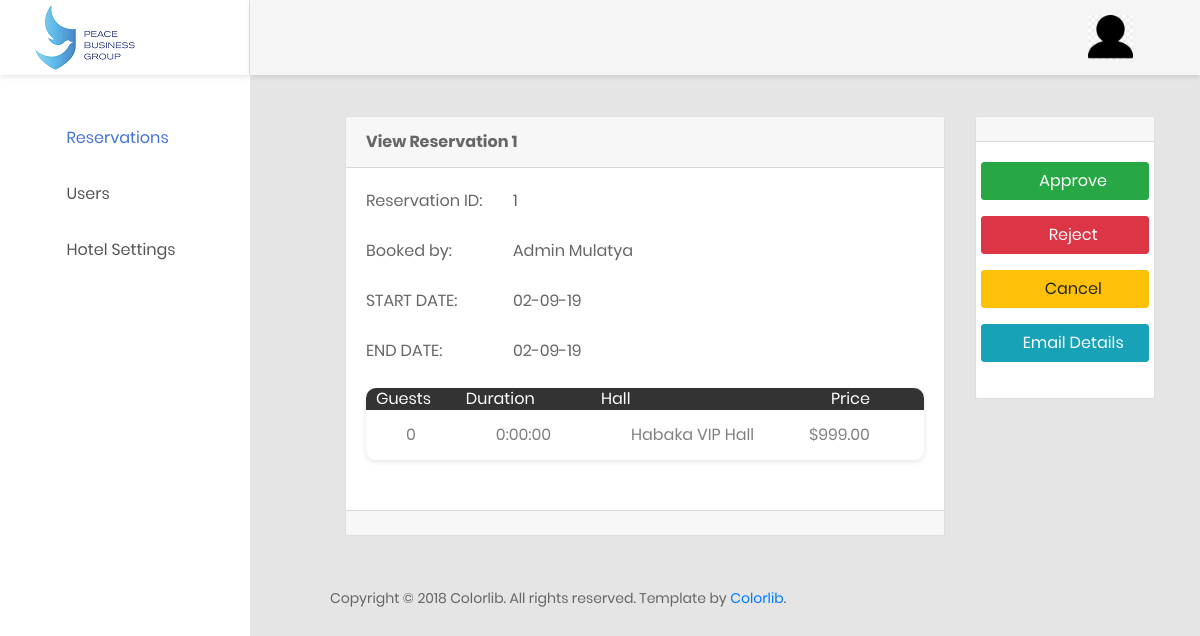
Before: /reservations/admin/edit/conference/1/ with the older database file.
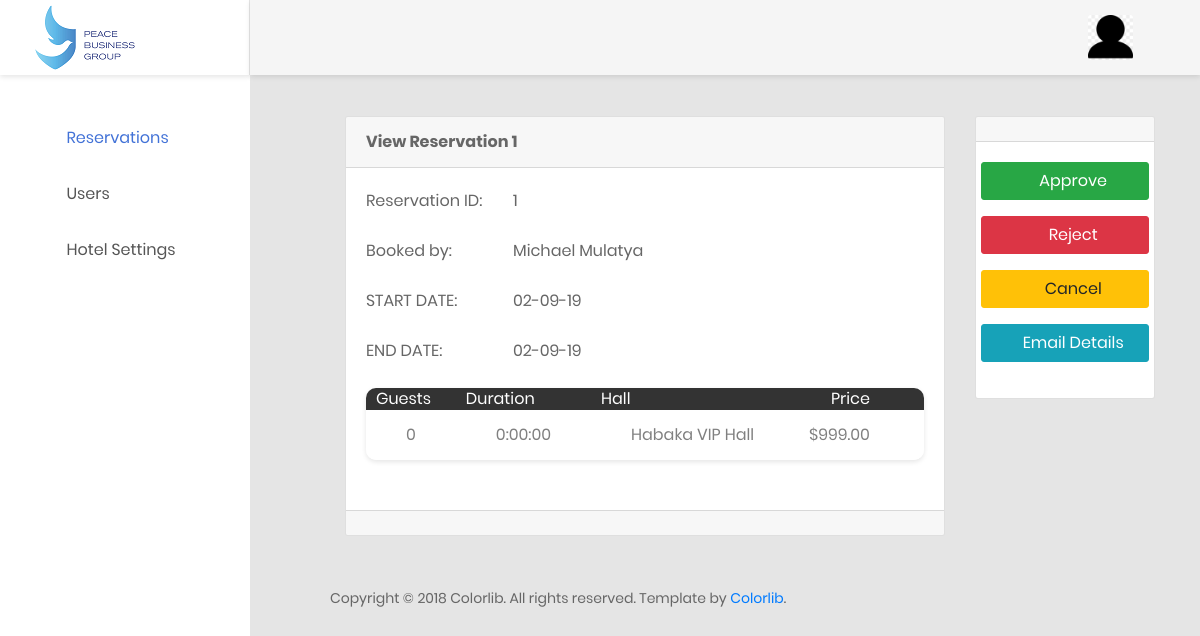
After: the same page with the newer database file.
### reservations/models.py (models this page shows, shortened)
class Reservation(models.Model):
	status_options=[('R','Requested'),('A','Accepted'),('D','Denied')]
	status = models.CharField(choices=status_options,max_length=1)
	start_date = models.DateField()
	end_date = models.DateField()
	number_of_guests = models.SmallIntegerField()
	comments = models.TextField()
	created_at = models.DateTimeField(auto_now_add=True)
	class Meta:
		abstract = True

class ConferenceReservation(Reservation):
	made_by = models.ForeignKey(Pbguser,related_name='conference_made_by',on_delete=models.PROTECT)
	guest_id = models.ForeignKey(Pbguser,related_name='conference_guest_id',on_delete=models.PROTECT)
	number_of_guests = models.SmallIntegerField()
	conference_hall_id = models.ForeignKey(ConferenceHall,on_delete=models.PROTECT)

class Pbguser(models.Model):
	user = models.OneToOneField(
		User,
		default=None,
		null=True,
		on_delete=models.CASCADE)
	gender_choices = [('M','Male'),('F','Female')]
	gender = models.CharField(
		choices=gender_choices,
		max_length=1,
		default=None,
		null=True
		)
	phone_number = models.CharField(max_length=50,
		null=True)

class ConferenceHall(models.Model):
	name = models.CharField(unique=True,max_length=200)
	description = models.TextField(blank=True)
	theatre_cap = models.SmallIntegerField(default=0)
	classroom_cap = models.SmallIntegerField(default=0)
	ushape_cap = models.SmallIntegerField(default=0)
	reception_cap = models.SmallIntegerField(default=0)
	width_in_meters = models.SmallIntegerField('width',default=0)
	length_in_meters = models.SmallIntegerField('length',default=0)
	branch_id = models.ForeignKey(Branch,on_delete=models.PROTECT)
	def __str__(self):
		return self.name

### reservations/views.py (the view)
# urls.py: path('admin/edit/<slug:category>/<int:res_id>/',views.editreservation,name='edit_reservation'),
def editreservation(request,category,res_id):
	if(category=='accomodation'):
		reservation = AccomodationReservation.objects.select_related().get(pk=res_id)
		rooms = ReservedAccomodation.objects.filter(reservation_id=res_id)
		return render(request,'reservations/admin/accom_reservation.html',{'res':reservation,'rooms':rooms})
	elif(category=='transportation'):
		reservation =get_object_or_404( TransportReservation,pk=res_id)
		duration = reservation.start_date - reservation.end_date
		return render(request,'reservations/admin/trans_reservation.html',{'res':reservation,'duration':duration})
	elif(category=='security'):
		reservation = get_object_or_404(SecurityReservation,pk=res_id)
		duration = reservation.start_date - reservation.end_date
		return render(request,'reservations/admin/sec_reservation.html',{'res':reservation,'duration':duration})
	elif(category=='conference'):
		reservation = get_object_or_404(ConferenceReservation,pk=res_id)
		duration = reservation.start_date - reservation.end_date
		return render(request,'reservations/admin/conf_reservation.html',{'res':reservation,'duration':duration})
	else:
		return render(request,'reservations/admin/dashboard.html')

### reservations/templates/reservations/admin/conf_reservation.html (shortened to what the changed rows need)
{% extends "reservations/admin/base.html" %}
{% block maincontent %}
    <div class="row">
        <div class="col-lg-9">
            <div class="card">
                <div class="card-header">
                    <strong>View Reservation {{ res.id }}</strong>
                </div>
                <div class="card-body card-block">
                    <form action="" method="post" enctype="multipart/form-data" class="form-horizontal">
                        <div class="row form-group">
                            <div class="col-12 col-md-9">
                                <p class="form-control-static">{{ res.id }}</p>
                            </div>
                        </div>
                        <div class="row form-group">
                            <div class="col-12 col-md-9">
                                <p class="form-control-static">{{ res.guest_id.user.get_full_name }}</p>
                            </div>
                        </div>
                        <div class="row form-group">
                            <div class="col-12 col-md-9">
                                <p class="form-control-static">{{ res.start_date|date:"d-m-y" }}</p>
                            </div>
                        </div>
                         <div class="row form-group">
                            <div class="col-12 col-md-9">
                                <p class="form-control-static">{{ res.end_date|date:"d-m-y" }}</p>
                            </div>
                        </div>
                    </form>
                    <div class="table-responsive table--no-card m-b-30">
                        <table class="table table-borderless table-striped table-earning">
                            <thead>
                                <tr>
                                    <th>guests</th>
                                    <th>duration</th>
                                    <th>hall</th>
                                    <th class="text-right">price</th>
                                </tr>
                            </thead>
                            <tbody>
                               <tr>
                                    <td>{{ res.number_of_guests }}</td>
                                    <td>{{ duration }}</td>
                                    <td>{{ res.conference_hall_id }}</td>
                                    <td class="text-right">$999.00</td>
                                </tr>
                            </tbody>
                        </table>
                    </div>
                </div>
            </div>
        </div>
{% endblock %}

Changed rows visible on the page:
changed through a linked row, ConferenceReservation "Habaka VIP Hall": guest_id.user.get_full_name "Admin Mulatya" → "Michael Mulatya"
